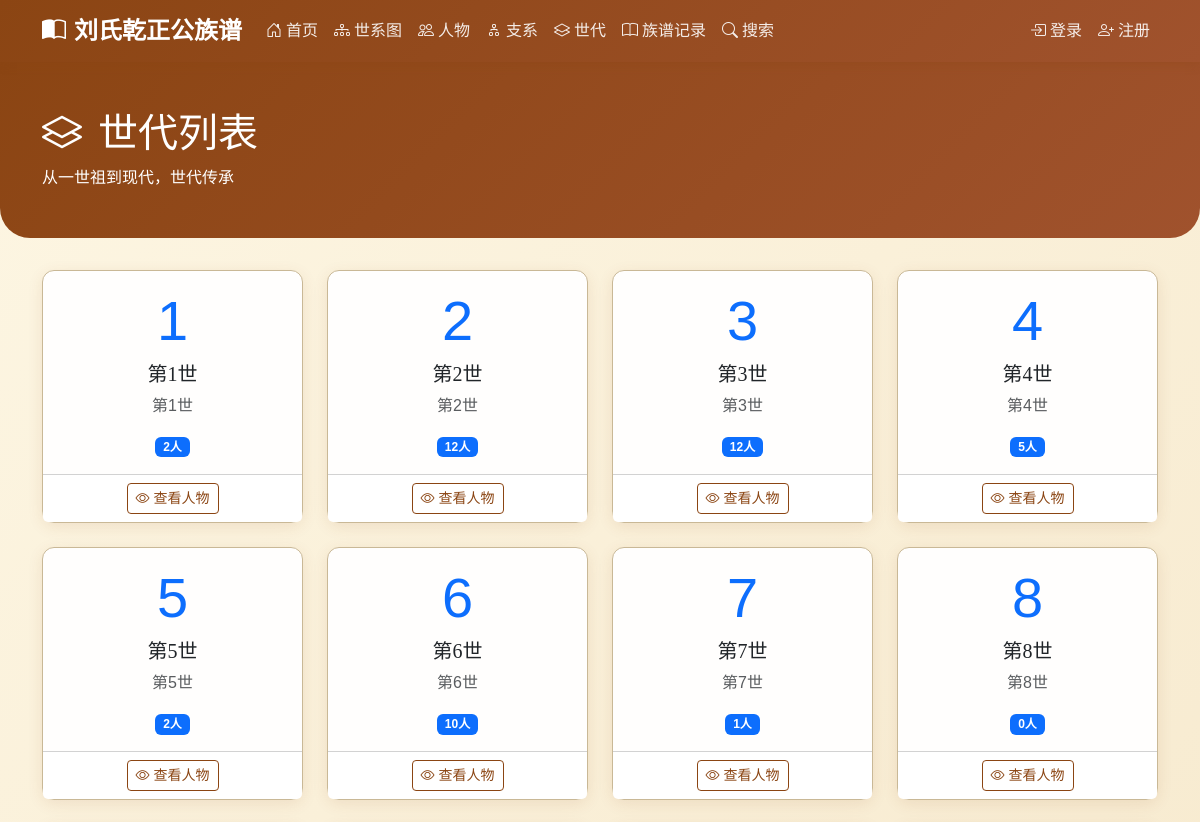
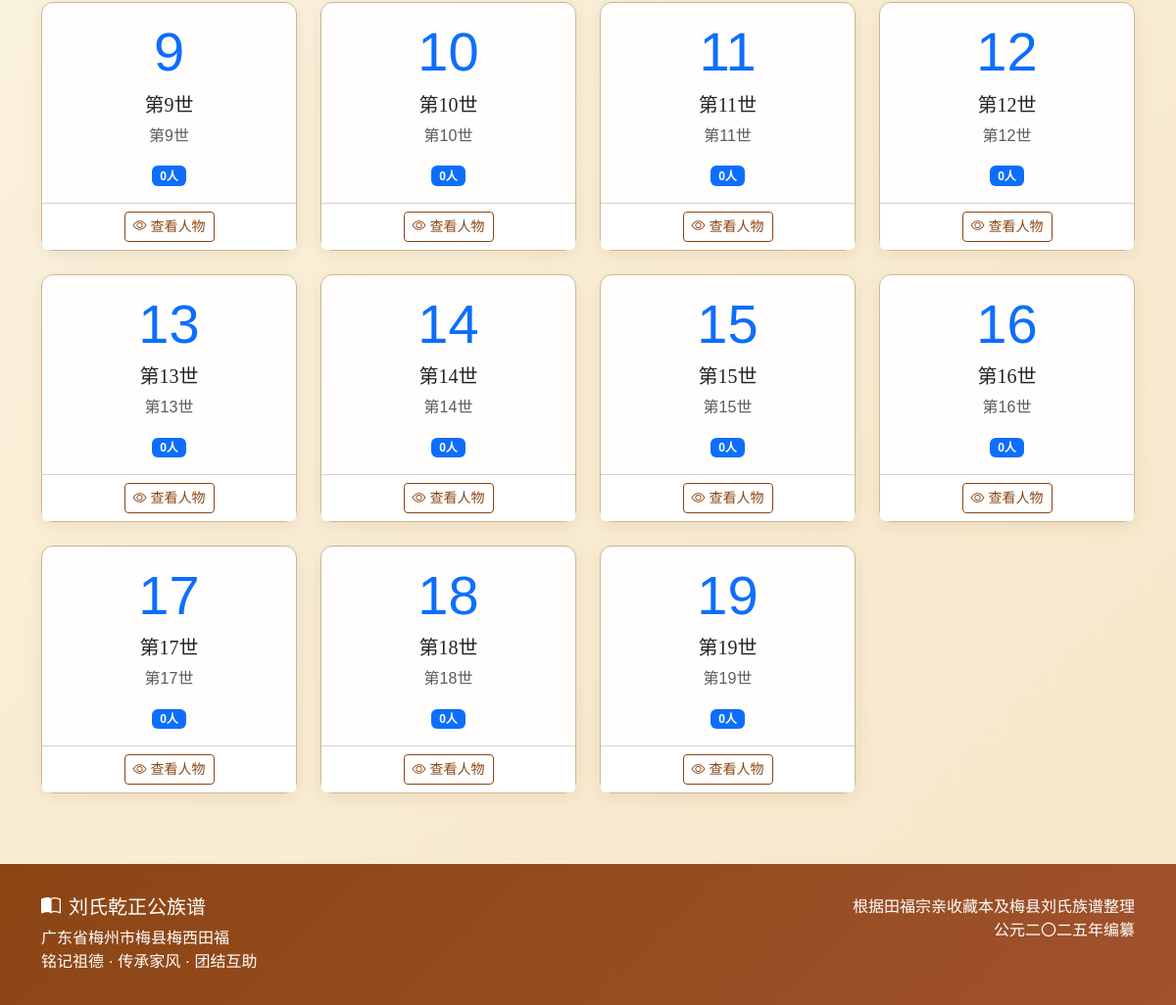
The page /generations/ on the database as committed earlier (2 pictures, top to bottom).
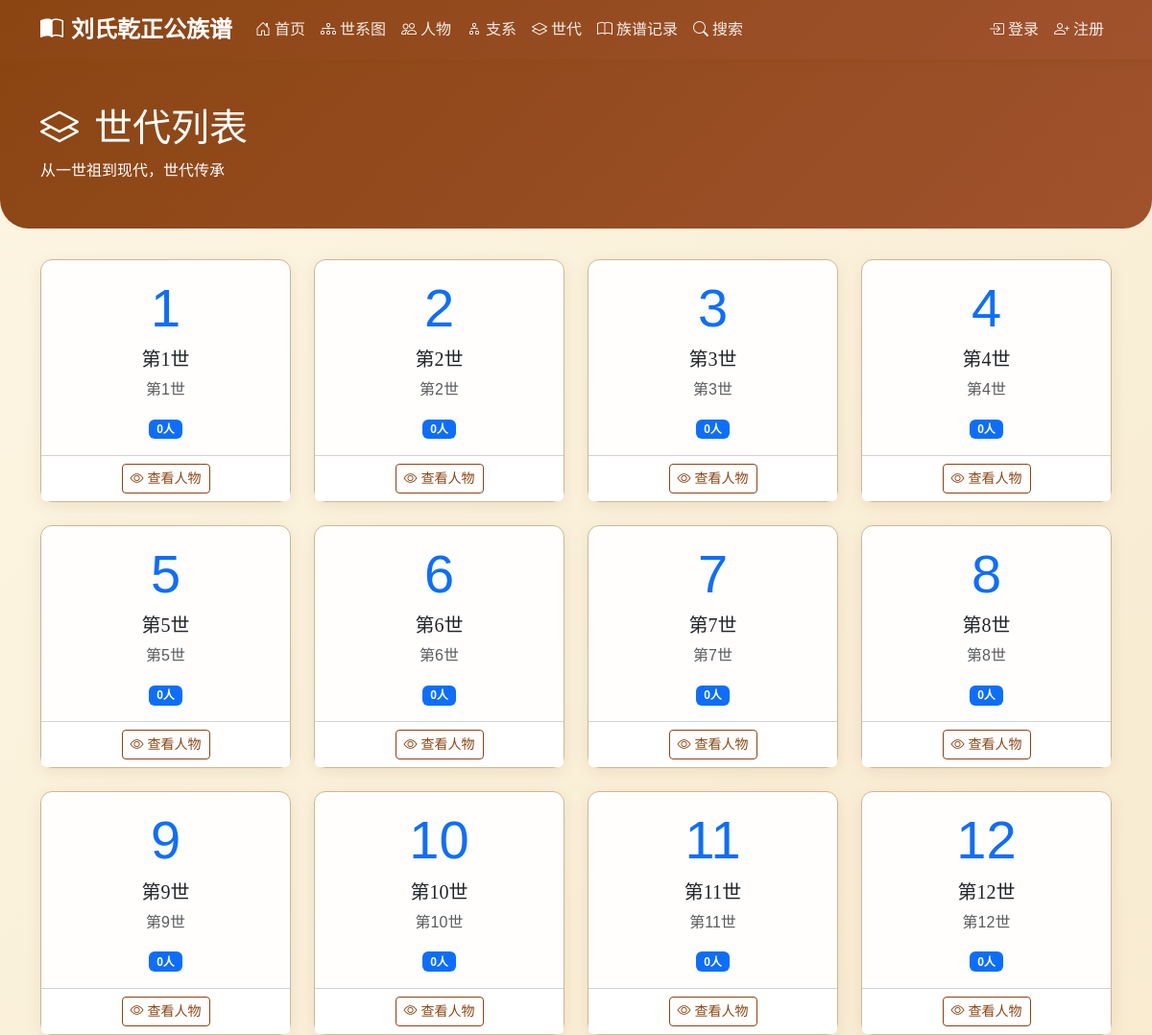
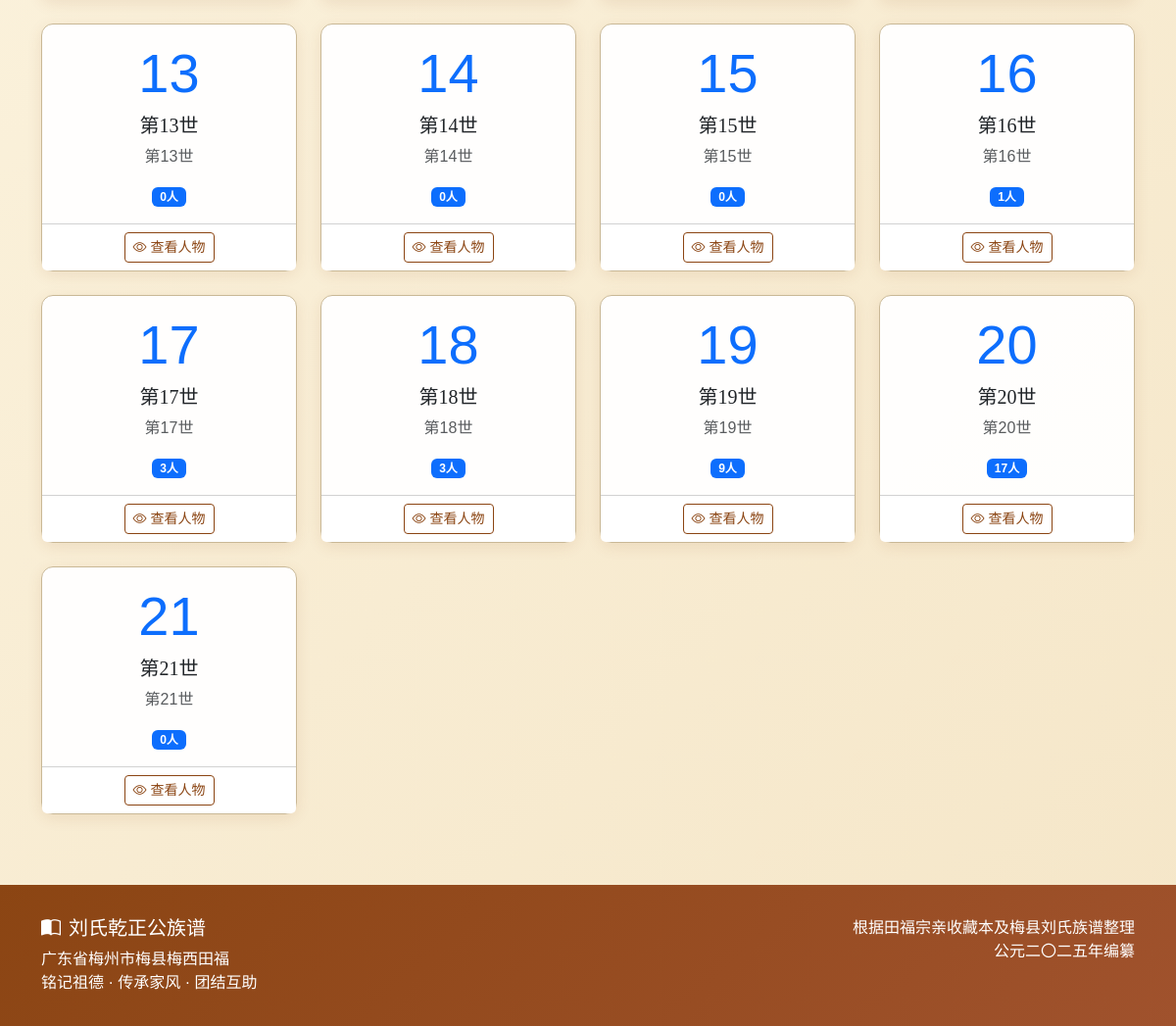
The same page on the database as committed later (2 pictures, top to bottom).
### genealogy/models.py (models this page shows, shortened)
class Generation(models.Model):
    number = models.IntegerField(verbose_name='世代数')
    is_spouse = models.BooleanField(default=False, verbose_name='是否为配偶世代')
    name = models.CharField(max_length=50, blank=True, verbose_name='世代名称')
    description = models.TextField(blank=True, verbose_name='描述')
    class Meta:
        verbose_name = '世代'
        verbose_name_plural = '世代'
        ordering = ['number', 'is_spouse']
        unique_together = ['number', 'is_spouse']

### genealogy/views.py (the view)
# urls.py: path('generations/', views.GenerationListView.as_view(), name='generation_list'),
class GenerationListView(ListView):
    model = Generation
    template_name = 'genealogy/generation_list.html'
    context_object_name = 'generations'
    def get_queryset(self):
        return Generation.objects.filter(is_spouse=False).all()
    def get_context_data(self, **kwargs):
        context = super().get_context_data(**kwargs)
        for generation in context['generations']:
            generation.person_count = generation.persons.count()
        return context

### templates/genealogy/generation_list.html (shortened to what this page needs)
{% extends 'base.html' %}
{% block content %}
<div class="page-header">
    <div class="container">
        <h1 class="serif"><i class="bi bi-layers me-3"></i>世代列表</h1>
        <p class="mb-0">从一世祖到现代，世代传承</p>
    </div>
</div>
<div class="container">
    <div class="row">
        {% for generation in generations %}
        <div class="col-md-4 col-lg-3 mb-4">
            <div class="card h-100 text-center">
                <div class="card-body">
                    <div class="display-4 text-primary mb-2">{{ generation.number }}</div>
                    <h5 class="card-title serif">第{{ generation.number }}世</h5>
                    {% if generation.name %}
                    <p class="card-text text-muted">{{ generation.name }}</p>
                    {% endif %}
                    <p class="card-text">
                        <span class="badge bg-primary">{{ generation.person_count }}人</span>
                    </p>
                </div>
                <div class="card-footer bg-white">
                    <a href="{% url 'genealogy:person_list' %}?generation={{ generation.number }}" class="btn btn-sm btn-outline-primary">
                        <i class="bi bi-eye me-1"></i>查看人物
                    </a>
                </div>
            </div>
        </div>
        {% empty %}
        <div class="col-12">
            <div class="alert alert-info text-center">
                <i class="bi bi-info-circle me-2"></i>暂无世代数据
            </div>
        </div>
        {% endfor %}
    </div>
</div>
{% endblock %}

Rows that differ between the two databases and show on the page:
removed Generation: number "1", name "第1世", person_count "2"
removed Generation: number "2", name "第2世", person_count "12"
removed Generation: number "3", name "第3世", person_count "12"
removed Generation: number "4", name "第4世", person_count "5"
removed Generation: number "5", name "第5世", person_count "2"
removed Generation: number "6", name "第6世", person_count "10"
removed Generation: number "7", name "第7世", person_count "1"
removed Generation: number "16", name "第16世", person_count "0"
removed Generation: number "17", name "第17世", person_count "0"
removed Generation: number "18", name "第18世", person_count "0"
removed Generation: number "19", name "第19世", person_count "0"
added Generation: number "1", name "第1世", person_count "0"
added Generation: number "2", name "第2世", person_count "0"
added Generation: number "3", name "第3世", person_count "0"
added Generation: number "4", name "第4世", person_count "0"
added Generation: number "5", name "第5世", person_count "0"
added Generation: number "6", name "第6世", person_count "0"
added Generation: number "7", name "第7世", person_count "0"
added Generation: number "16", name "第16世", person_count "1"
added Generation: number "17", name "第17世", person_count "3"
added Generation: number "18", name "第18世", person_count "3"
added Generation: number "19", name "第19世", person_count "9"
added Generation: number "20", name "第20世", person_count "17"
added Generation: number "21", name "第21世", person_count "0"
